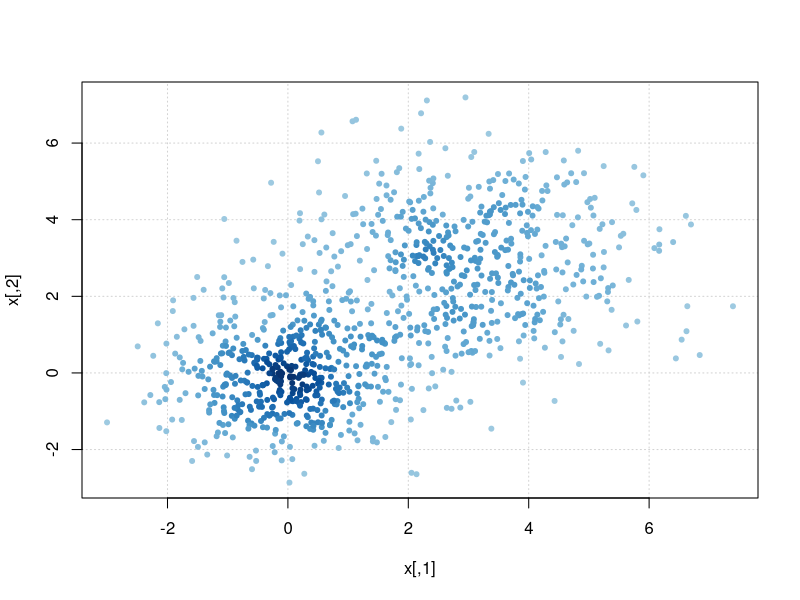
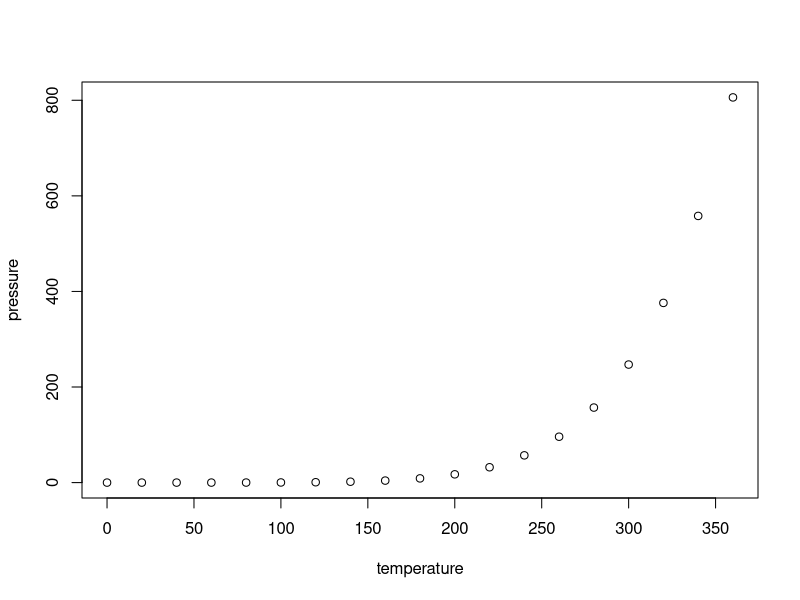
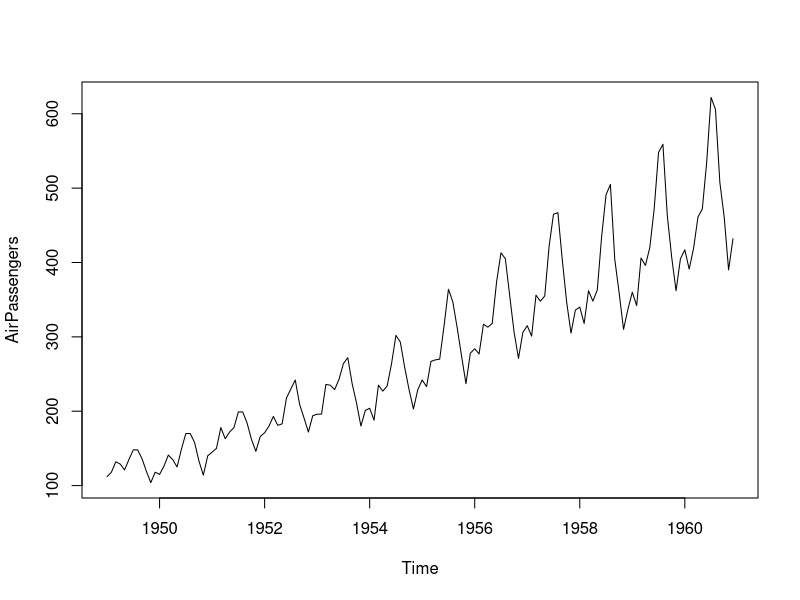
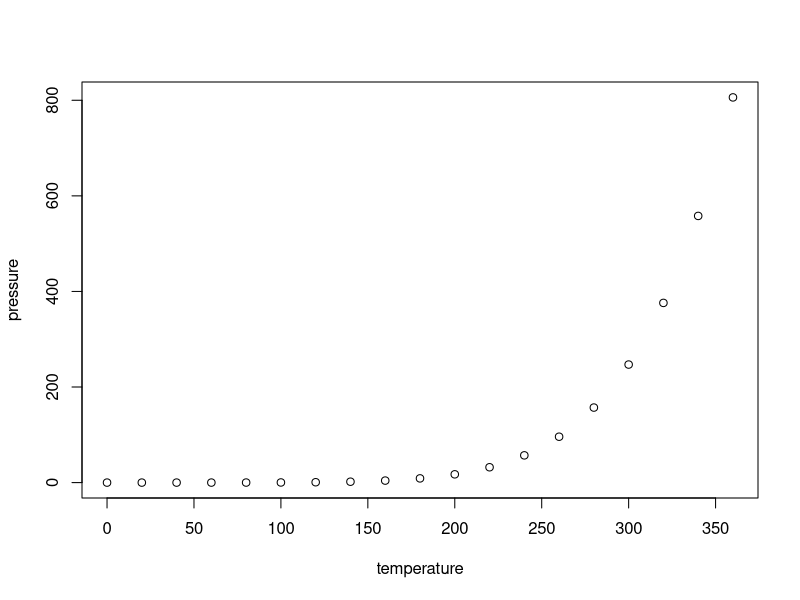
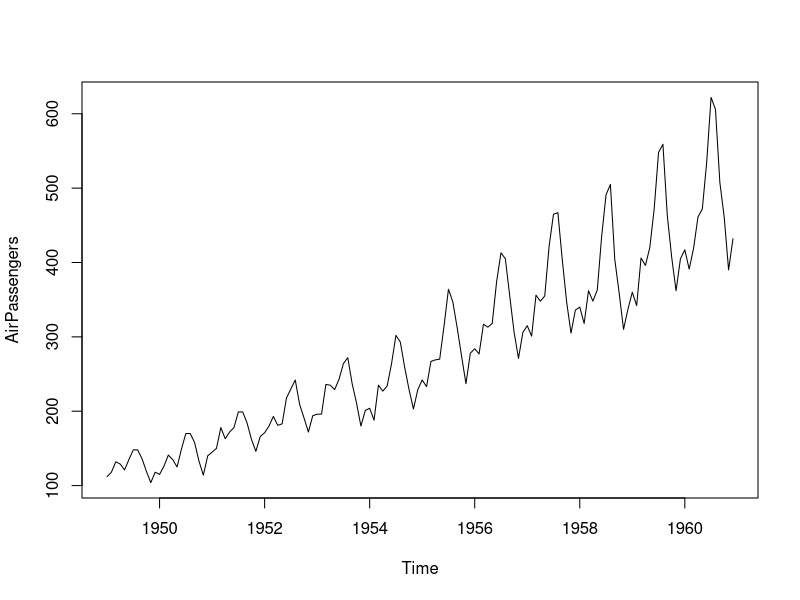
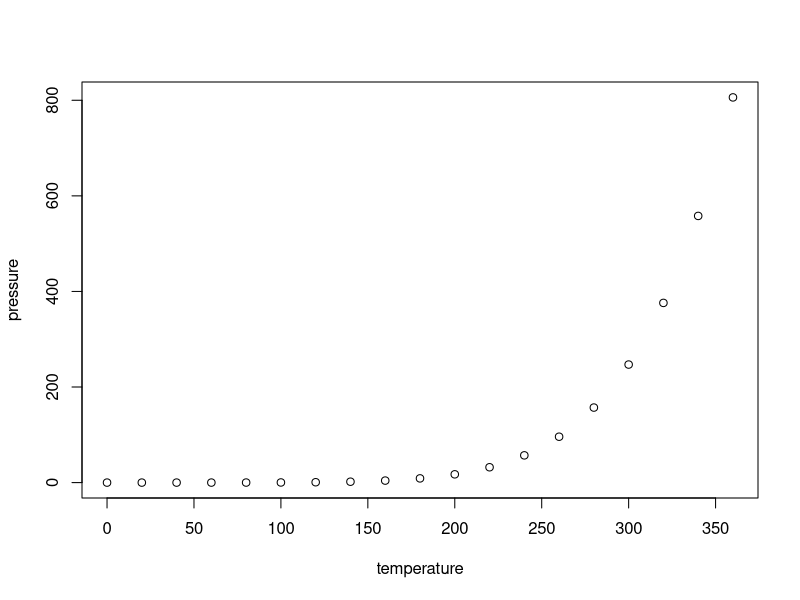
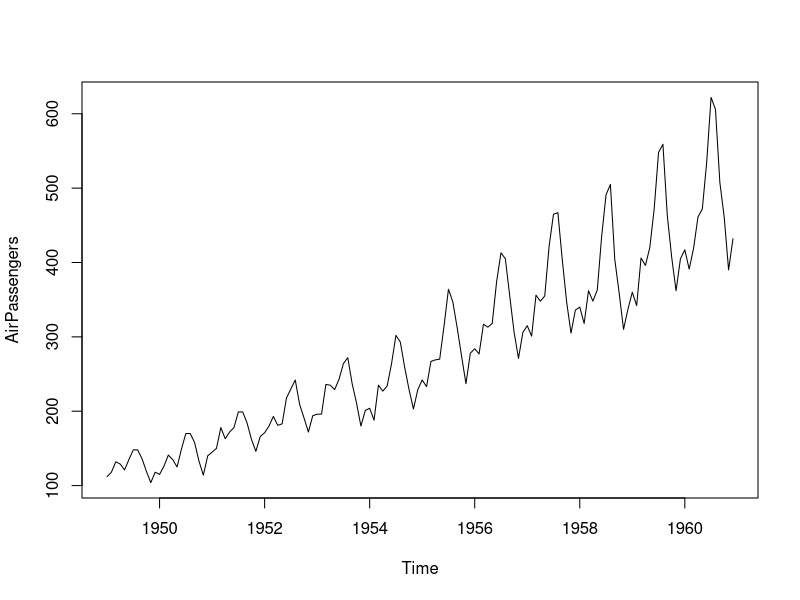
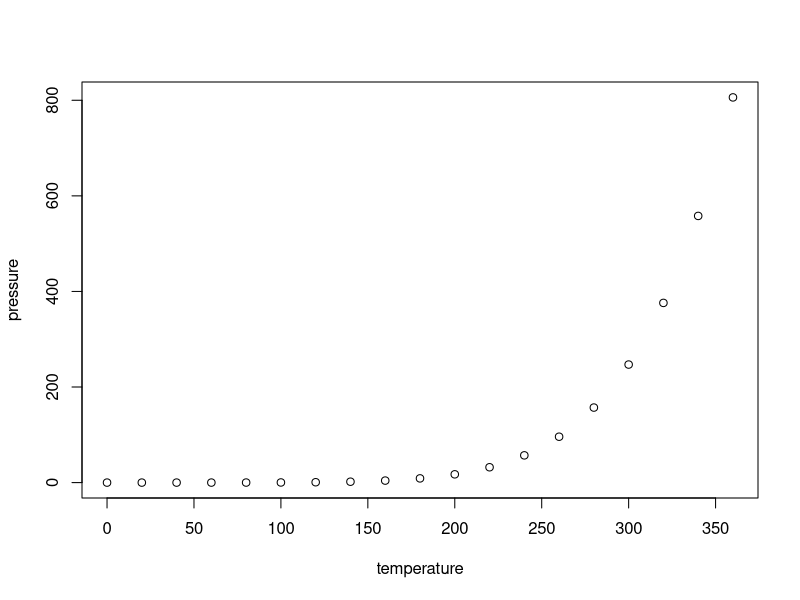

The R script that drew these images, in order:
## ---- chunk 1
x1 <- matrix(rnorm(1e3), ncol = 2)
x2 <- matrix(rnorm(1e3, mean = 3, sd = 1.5), ncol = 2)
x <- rbind(x1, x2)

dcols <- densCols(x)
graphics::plot(x, col = dcols, pch = 20, panel.first = grid())
# title(main = "n = 1000", xpd = TRUE)
## ---- chunk 2
plot(pressure)
## ---- chunk 3
plot(AirPassengers)
## ---- chunk 4
plot(pressure)
plot(AirPassengers)
## ---- chunk 5
plot(pressure)
plot(AirPassengers)
## ---- chunk 6
plot(pressure)
plot(AirPassengers)
plot(pressure)
plot(AirPassengers)
